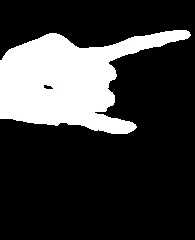
#> input picture dataset-kaggle2/images/siguienteCancion/1077.jpg, 195 x 240 px, found by its file name; its folder holds 4 pictures in this run
$ python scriptVoltear.py
#> lines starting #> are read from the running program, lines starting #| are printed output that depends on the picture
import cv2
import os

# Carpeta de origen y destino
CARPETA_ORIGEN = 'dataset-kaggle2/images/siguienteCancion'
CARPETA_DESTINO = 'dataset-kaggle2/images/anteriorCancion'

os.makedirs(CARPETA_DESTINO, exist_ok=True)

imagenes = [
    f for f in os.listdir(CARPETA_ORIGEN)
    if f.lower().endswith(('.jpg', '.jpeg', '.png'))
]

for nombre in imagenes:
    ruta = os.path.join(CARPETA_ORIGEN, nombre)
    img = cv2.imread(ruta, cv2.IMREAD_GRAYSCALE)
#> img is the input picture: shape (240, 195); min 0, max 255, mean 56.9

    if img is None:
        print(f"[ERROR] No se pudo leer: {ruta}")
        continue

    # 1 = voltear horizontalmente (espejo izquierda-derecha)
    img_volteada = cv2.flip(img, 1)
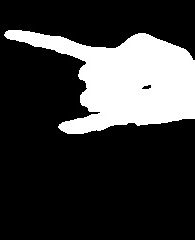
#> img_volteada: shape (240, 195); min 0, max 255, mean 56.9
    cv2.imwrite(os.path.join(CARPETA_DESTINO, nombre), img_volteada)
#> pass 2 of the loop `for nombre in imagenes:`:
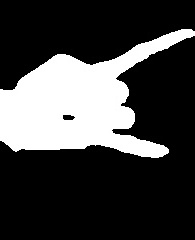
#> input picture dataset-kaggle2/images/siguienteCancion/1388.jpg, 195 x 240 px, found by its file name
#> img is the input picture: shape (240, 195); min 0, max 255, mean 65.3
#> `img_volteada = cv2.flip(img, 1)`:
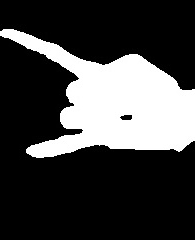
#> img_volteada: shape (240, 195); min 0, max 255, mean 65.3
#> pass 3 of the loop `for nombre in imagenes:`:
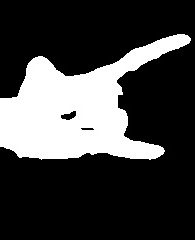
#> input picture dataset-kaggle2/images/siguienteCancion/1747.jpg, 195 x 240 px, found by its file name
#> img is the input picture: shape (240, 195); min 0, max 255, mean 64.8
#> `img_volteada = cv2.flip(img, 1)`:
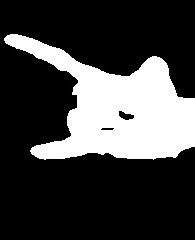
#> img_volteada: shape (240, 195); min 0, max 255, mean 64.8
#> the loop made 4 passes; the first 3 are shown

print(f"Listo. Se voltearon {len(imagenes)} imágenes -> {CARPETA_DESTINO}")
